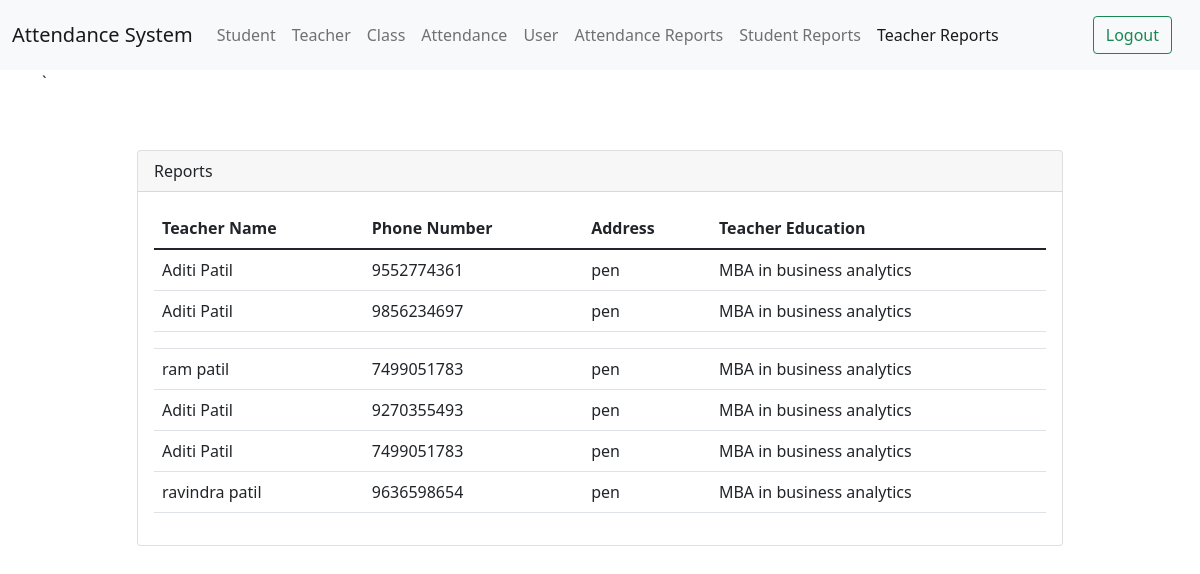
The app's page /teacher_reports with its own data.
### tables this page shows
CREATE TABLE TEACHER(
   TEACHER_NAME            CHAR(50),
   PHONE_NUMBER             CHAR(50),
   ADDRESS        CHAR(50),
   TEACHER_EDUCATION         CHAR(50)
);

### main.py (the view)
@app.route('/teacher_reports')
def teacher_reports():
   from database.teacher import view_teacher
   teacher_dict=view_teacher()
   print(teacher_dict)
   return render_template("teacher_reports.html",teacher_dict=teacher_dict)

### database/teacher.py (called while the page is built)
def view_teacher():
        print("conecting to database")
        conn = sqlite3.connect('attendance_system_DB.db')
        cursor = conn.cursor()
        df = pandas.read_sql("select * from teacher", con=conn)
        print(df)
        conn.close()
        return df.to_dict("records")

### templates/teacher_reports.html (shortened to what this page needs)
<!DOCTYPE html>
<html lang="en">
<head>
    <link href="https://cdn.jsdelivr.net/npm/bootstrap@5.1.3/dist/css/bootstrap.min.css" rel="stylesheet">
</head>
<body>
<nav class="navbar navbar-expand-lg navbar-light bg-light">
  <div class="container-fluid">
    <a class="navbar-brand" href="#">Attendance System</a>
    <div class="collapse navbar-collapse" id="navbarSupportedContent">
      <ul class="navbar-nav me-auto mb-2 mb-lg-0">
        <li class="nav-item">
          <a class="nav-link" aria-current="page" href="/add_student">Student</a>
        </li>
        <li class="nav-item">
          <a class="nav-link" href="/add_teacher">Teacher</a>
        </li>
          <li class="nav-item">
          <a class="nav-link" href="/add_class">Class</a>
        </li>
          <li class="nav-item">
          <a class="nav-link" href="/attendance_sheet">Attendance</a>
        </li>
        <li class="nav-item">
          <a class="nav-link" href="/add_user">User</a>
        </li>
          <li class="nav-item">
          <a class="nav-link" href="/reports">Attendance Reports</a>
        </li>
        <li class="nav-item">
          <a class="nav-link" href="/student_reports">Student Reports</a>
        </li>
        <li class="nav-item">
          <a class="nav-link active" href="/teacher_reports">Teacher Reports</a>
        </li>
      </ul>
      <a class="nav-link" href="/"><button class="btn btn-outline-success" type="submit">Logout</button></a>
    </div>
  </div>
</nav>
<div class="container">
  <div class="row">
    <div class="col">
`
    </div>
    <div class="col-10">
      <div class="card" style="margin-top:80px" >
  <div class="card-header">
    Reports
  </div>
  <div class="card-body">
    <table class="table">
  <thead>
    <tr>
      <th scope="col">Teacher Name</th>
      <th scope="col">Phone Number</th>
      <th scope="col">Address</th>
      <th scope="col">Teacher Education</th>
    </tr>
  </thead>
  <tbody>
   {% for attendance in teacher_dict %}
   <tr>
     <td>{{ attendance.TEACHER_NAME}}</td>
     <td>{{ attendance.PHONE_NUMBER}}</td>
     <td>{{ attendance.ADDRESS}}</td>
     <td>{{ attendance.TEACHER_EDUCATION}}</td>
   </tr>
  {% endfor %}
  </tbody>
</table>
   </div>
</div>
    </div>
    <div class="col">
    </div>
  </div>
</div>
</body>
</html>

### records on screen
TEACHER: TEACHER_NAME "Aditi Patil", PHONE_NUMBER "9552774361", ADDRESS "pen", TEACHER_EDUCATION "MBA in business analytics"
TEACHER: TEACHER_NAME "Aditi Patil", PHONE_NUMBER "9856234697", ADDRESS "pen", TEACHER_EDUCATION "MBA in business analytics"
TEACHER: TEACHER_NAME "ram patil", PHONE_NUMBER "7499051783", ADDRESS "pen", TEACHER_EDUCATION "MBA in business analytics"
TEACHER: TEACHER_NAME "Aditi Patil", PHONE_NUMBER "9270355493", ADDRESS "pen", TEACHER_EDUCATION "MBA in business analytics"
TEACHER: TEACHER_NAME "Aditi Patil", PHONE_NUMBER "7499051783", ADDRESS "pen", TEACHER_EDUCATION "MBA in business analytics"
TEACHER: TEACHER_NAME "ravindra patil", PHONE_NUMBER "9636598654", ADDRESS "pen", TEACHER_EDUCATION "MBA in business analytics"
